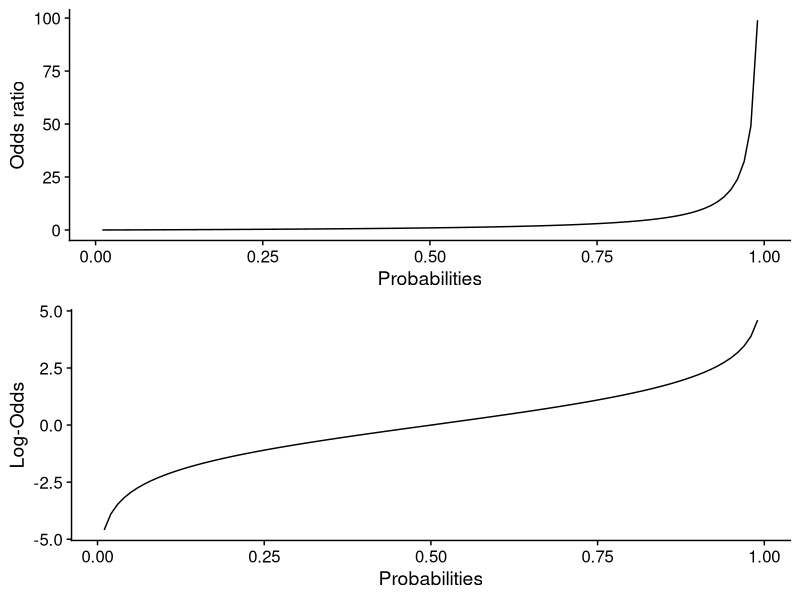

Generate this figure with R:
## ---- chunk 1
library(tidyverse)
library(epitools)       # data
library(cowplot)
library(gridExtra)
## ---- chunk 2
data('wcgs')
## ---- chunk 3
summary(wcgs)
## ---- chunk 4
wcgs <-
    wcgs %>%
    mutate(htn = ifelse(sbp0 > 130, 1, 0), 
           htnf = factor(htn, labels = c('No htn', 'Yes htn')), 
           chd69f = factor(chd69, labels = c('No chd', 'Yes chd')))
## ---- chunk 5
table(wcgs$htnf, wcgs$chd69f)
## ---- chunk 6
prop.table(table(wcgs$htnf, wcgs$chd69f), margin = 1)
## ---- chunk 7
prop.test(table(wcgs$htnf, wcgs$chd69f))
## ---- chunk 8
prop.test(table(wcgs$htnf, wcgs$chd69f)[2:1, 2:1])
## ---- chunk 9
prop.table(table(wcgs$htnf, wcgs$chd69f), margin = 1)
## ---- chunk 10
odds1 <- 0.064/0.936    # no hypertension
odds2 <- 0.114/0.886    # hypertension
c(odds1, odds2)
## ---- chunk 11
odds2/odds1
## ---- chunk 12
fisher.test(table(wcgs$htnf, wcgs$chd69f))
## ---- chunk 13
lr1 <- glm(chd69 ~ htn, family = 'binomial', data = wcgs)
summary(lr1)
## ---- chunk 14
exp(coef(lr1))
## ---- chunk 15
odds1
## ---- chunk 16
exp(sum(coef(lr1)))
## ---- chunk 17
odds2
## ---- chunk 18
dat <- tibble(p = seq(0.01, 0.99, by = 0.01), 
                odds = p/(1 - p), 
                logodds = log(odds))
plt1 <- dat %>% 
    ggplot(aes(x = p, odds)) + 
    geom_line() +
    theme_cowplot() +
    labs(x = 'Probabilities', y = 'Odds ratio')
plt2 <- dat %>% 
    ggplot(aes(x = p, logodds)) + 
    geom_line() +
    theme_cowplot() +
    labs(x = 'Probabilities', y = 'Log-Odds')
grid.arrange(plt1, plt2)
## ---- chunk 19
lr2 <- glm(chd69 ~ htn + age0 + weight0 + height0, family = 'binomial', data = wcgs)
summary(lr2)
## ---- chunk 20
exp(coef(lr2))
## ---- chunk 21
exp(coef(lr2))
## ---- chunk 22
pp <- predict(lr2, type = 'response')
head(pp)
## ---- chunk 23
newData <- data.frame(htn = 1, age0 = 65, weight0 = 440, height0 = 80)
predict(lr2, type = 'response', newdata = newData)
